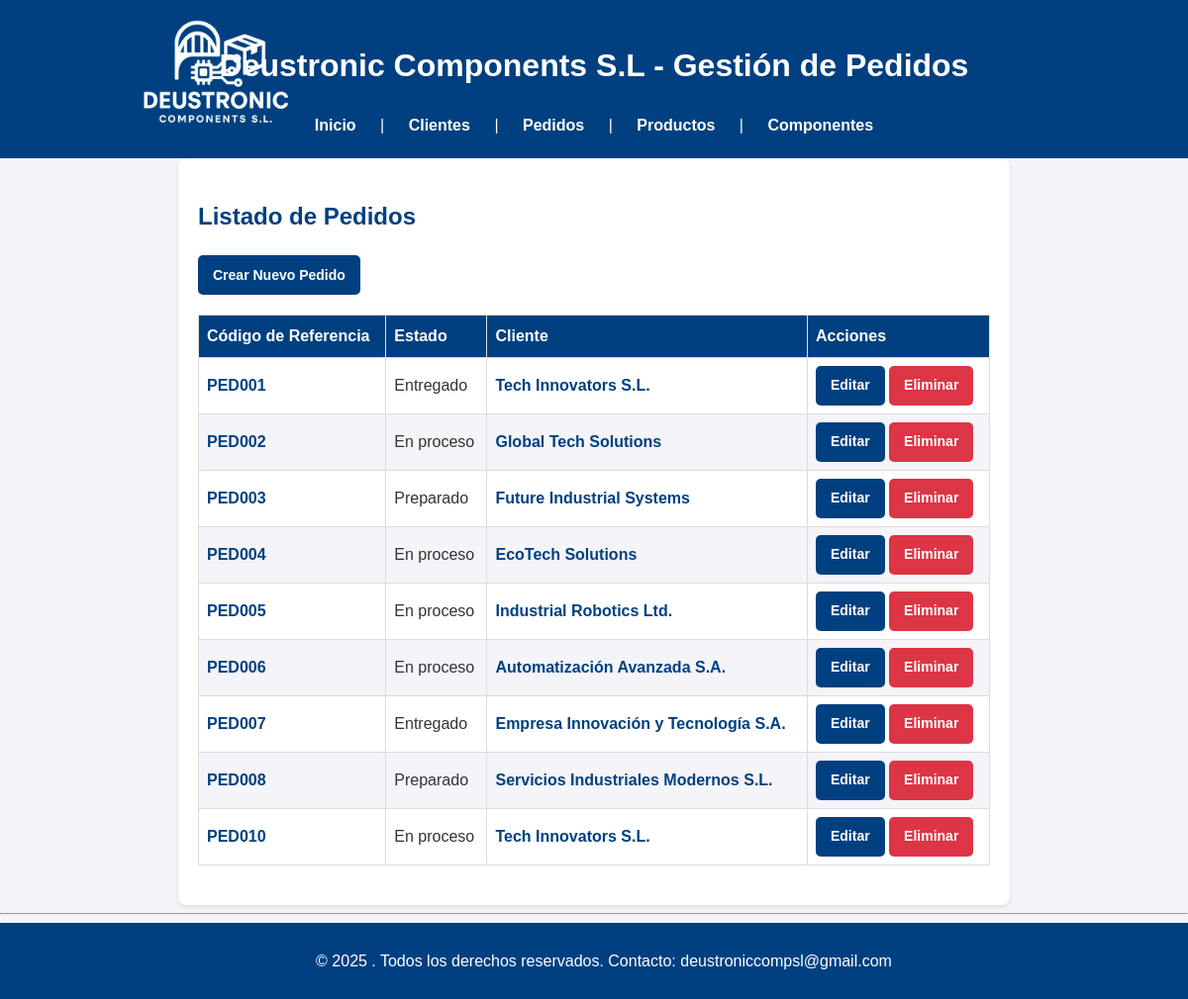
Page /pedidos/ on the earlier database version.
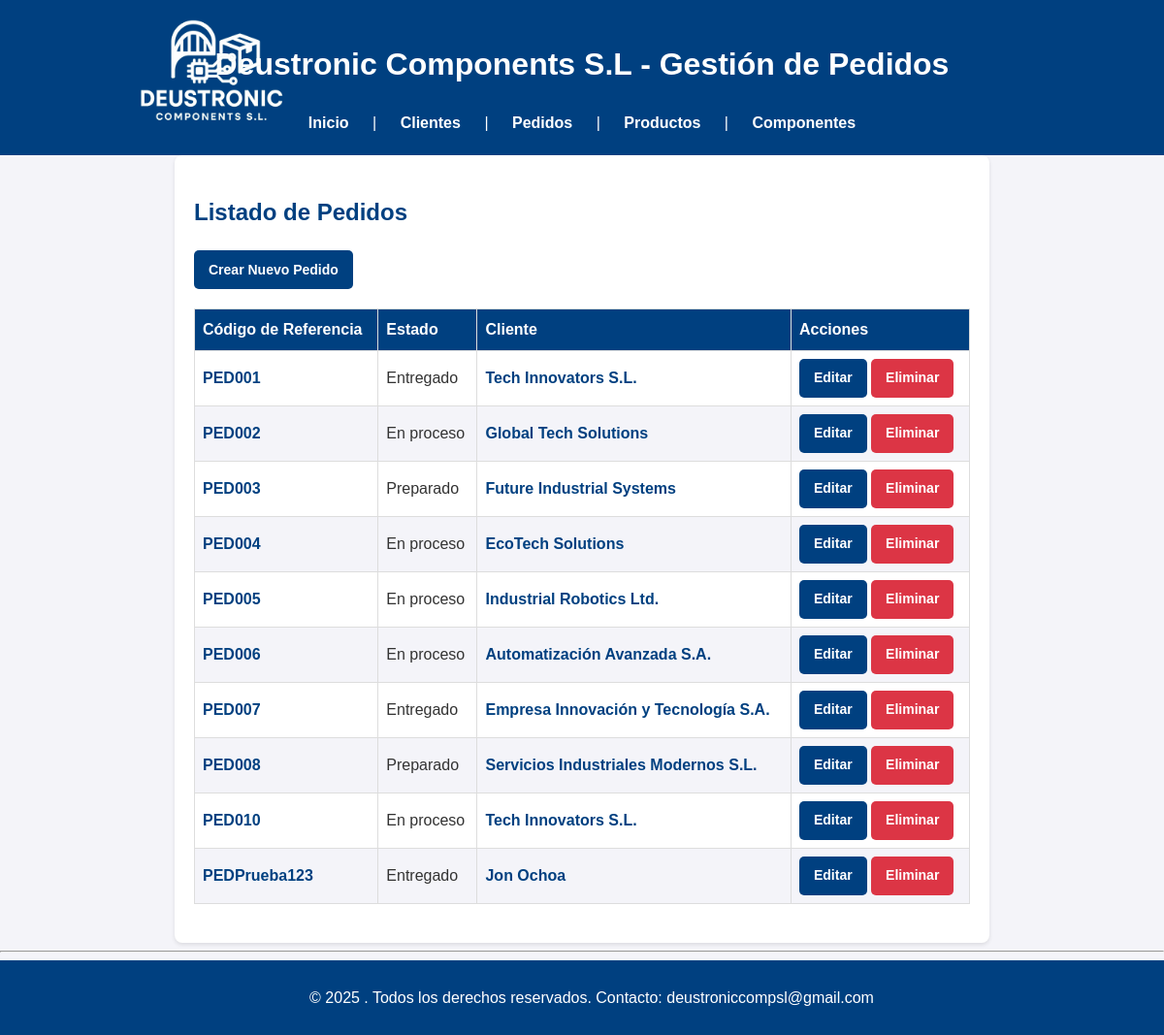
Same page on the later database version.
### appEntrega/models.py (models this page shows, shortened)
class Pedido(models.Model):
    ESTADO_OPCIONES = [
        ('en_proceso', 'En proceso'),
        ('preparado', 'Preparado'),
        ('entregado', 'Entregado'),
    ]
    URGENCIA_OPCIONES = [
        ('urgente', 'Urgente'),
        ('prioritario', 'Prioritario'),
        ('normal', 'Normal'),
    ]
    codigo_referencia = models.CharField(max_length=50, unique=True)
    fecha_entrega_estimada = models.DateField()
    fecha_entrega = models.DateField(null=True, blank=True)
    cliente = models.ForeignKey(Cliente, on_delete=models.CASCADE, related_name='pedidos')
    productos = models.ManyToManyField(Producto, related_name='pedidos')
    estado = models.CharField(max_length=20, choices=ESTADO_OPCIONES, default='en_proceso')
    urgencia = models.CharField(max_length=20, choices=URGENCIA_OPCIONES, default='normal')
    detalles = models.TextField(blank=True)

class Cliente(models.Model):
    cif = models.CharField(max_length=15, unique=True)
    nombre_empresa = models.CharField(max_length=100)
    direccion = models.CharField(max_length=255)
    datos_contacto = models.CharField(max_length=255)

### appEntrega/views.py (the view)
# urls.py: path("pedidos/", PedidoListView.as_view(), name="pedido_listado"),
class PedidoListView(ListView):
    model = Pedido
    template_name = 'pedido_listado.html'
    context_object_name = 'pedidos'

### appEntrega/templates/pedido_listado.html (shortened to what this page needs)
{% extends "base.html" %}
{% block content %}
<h2>Listado de Pedidos</h2>
<a href="{% url 'pedido_crear' %}" class="button">Crear Nuevo Pedido</a>
<table>
    <thead>
        <tr>
            <th>Código de Referencia</th>
            <th>Estado</th>
            <th>Cliente</th>
            <th>Acciones</th>
        </tr>
    </thead>
    <tbody>
        {% for pedido in pedidos %}
        <tr>
            <td><a href="{% url 'pedido_detalle' pedido.id %}" class='detalle_link'>{{ pedido.codigo_referencia }}</a></td>
            <td>{{ pedido.get_estado_display }}</td>
            <td><a href="{% url 'cliente_detalle' pedido.cliente.id %}" class ='detalle_link'>{{ pedido.cliente.nombre_empresa }}</a></td>
            <td>
                <a href="{% url 'pedido_editar' pedido.id %}" class="button">Editar</a>
                    <a href="{% url 'pedido_eliminar' pedido.id %}" class="btn-eliminar">Eliminar</a>
                </td>
        </tr>
        {% empty %}
        <tr>
            <td colspan="4">No hay pedidos registrados.</td>
        </tr>
        {% endfor %}
    </tbody>
</table>
{% endblock %}

### appEntrega/templates/base.html (shortened to what this page needs)
{% load static %}
<!DOCTYPE html>
<html lang="es">
<head>
    <link rel="stylesheet" type="text/css" href="{% static 'CSS/stylesheet.css' %}">
</head>
<body>
    <header class="header">
        <div class="logo-container">
            <a href="{% url 'home' %}">
                <img src="{% static 'images/logo.png' %}" alt="Logo de Deustronic Components" class="logo">
            </a>
        </div>
        <div class="header-content">
            <h1>Deustronic Components S.L - Gestión de Pedidos</h1>
            <div id="enlacesHed">
                <a href="{% url 'home' %}">Inicio</a> |
                <a href="{% url 'cliente_listado' %}">Clientes</a> |
                <a href="{% url 'pedido_listado' %}">Pedidos</a> |
                <a href="{% url 'producto_listado' %}">Productos</a> |
                <a href="{% url 'componente_listado' %}">Componentes</a>
            </div>
        </div>
    </header>
    <main>
        {% block content %}{% endblock %}
    </main>
    <hr>
    <footer>
    <p>&copy; 2025 . Todos los derechos reservados.         Contacto: <a href= "https://mail.google.com/mail/u/0/?tab=rm&ogbl#inbox">deustroniccompsl@gmail.com</a></p>
    </footer>
</body>
</html>

### appEntrega/static/CSS/stylesheet.css (style rules this page uses)
body { font-family: 'Arial', sans-serif; line-height: 1.6; margin: 0; padding: 0; background-color: #f4f4f9; color: #333; }
h2 { color: #004080; margin-bottom: 20px; }
.header { display: flex; align-items: center; justify-content: center; background-color: #004080; color: white; padding: 20px 10px; position: relative; }
.logo-container { position: absolute; left: 10%; top: 50%; transform: translateY(-50%); }
.logo { height: auto; max-height: 300px; width: auto; max-width: 200px; }
.header-content { text-align: center; }
#enlacesHed a { color: white; text-decoration: none; margin: 0 10px; font-weight: bold; padding: 5px 10px; border-radius: 5px; transition: background-color 0.3s, color 0.3s; }
main { padding: 20px; max-width: 800px; margin: 0 auto; background: white; border-radius: 8px; box-shadow: 0 2px 4px rgba(0, 0, 0, 0.1); }
button, a.button { display: inline-flex; align-items: center; justify-content: center; background-color: #004080; color: white; padding: 10px 15px; text-decoration: none; border: none; border-radius: 5px; cursor: pointer; font-size: 14px; font-weight: bold; text-align: center; transition: background-color 0.3s, color 0.3s; height: 40px; box-sizing: border-box; }
footer { text-align: center; padding: 10px; background-color: #004080; color: white; position: relative; bottom: 0; width: 100%; }
footer a { color: #ffffff; text-decoration: none; }
table { width: 100%; border-collapse: collapse; margin: 20px 0; font-size: 16px; text-align: left; }
table th, table td { border: 1px solid #ddd; padding: 8px; }
table th { background-color: #004080; color: white; }
table tr:nth-child(even) { background-color: #f4f4f9; }
.btn-eliminar { display: inline-flex; align-items: center; justify-content: center; background-color: #dc3545; color: white; padding: 10px 15px; text-decoration: none; border: none; border-radius: 5px; cursor: pointer; font-size: 14px; font-weight: bold; text-align: center; transition: background-color 0.3s ease, color 0.3s ease; height: 40px; box-sizing: border-box; }
a.detalle_link { color: #004080; text-decoration: none; font-weight: bold; transition: color 0.3s; }

Differences in the rows shown:
added Pedido: codigo_referencia "PEDPrueba123", estado "Entregado", cliente.nombre_empresa "Jon Ochoa"
